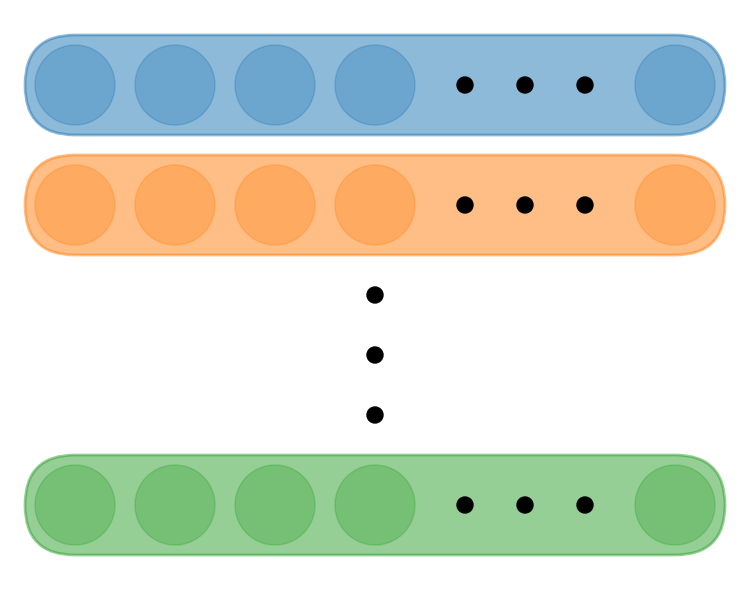
#> input picture manufigures/beamSparseMat/part1.png, 750 x 590 px, found by its file name
$ python beamSparseMatGen.py
#> lines starting #> are read from the running program, lines starting #| are printed output that depends on the picture
import os
import numpy as np
import matplotlib.pyplot as plt
import matplotlib.colors as mcolors
import matplotlib.patches as patches
import random
from skimage.transform import resize

figuresFolder = "/data/qifan/AAPM2024/manufigures"
topicFolder = os.path.join(figuresFolder, "beamSparseMat")
if not os.path.isdir(topicFolder):
    os.mkdir(topicFolder)

colors = list(mcolors.TABLEAU_COLORS.values()) + list(mcolors.XKCD_COLORS.values())

# [244 lines left out: functions figurePart1, figurePart2, calcIntersection, figurePart3, not called in this run]


def beamSparseMatGroup():
    part1 = os.path.join(topicFolder, "part1.png")
    part2 = os.path.join(topicFolder, "part2.png")
    part3 = os.path.join(topicFolder, "part3.png")

    part1 = plt.imread(part1)
#> part1 is the input picture: shape (590, 750, 4) float32; mean R, G, B, A 0.842, 0.866, 0.81, 1
    part2 = plt.imread(part2)
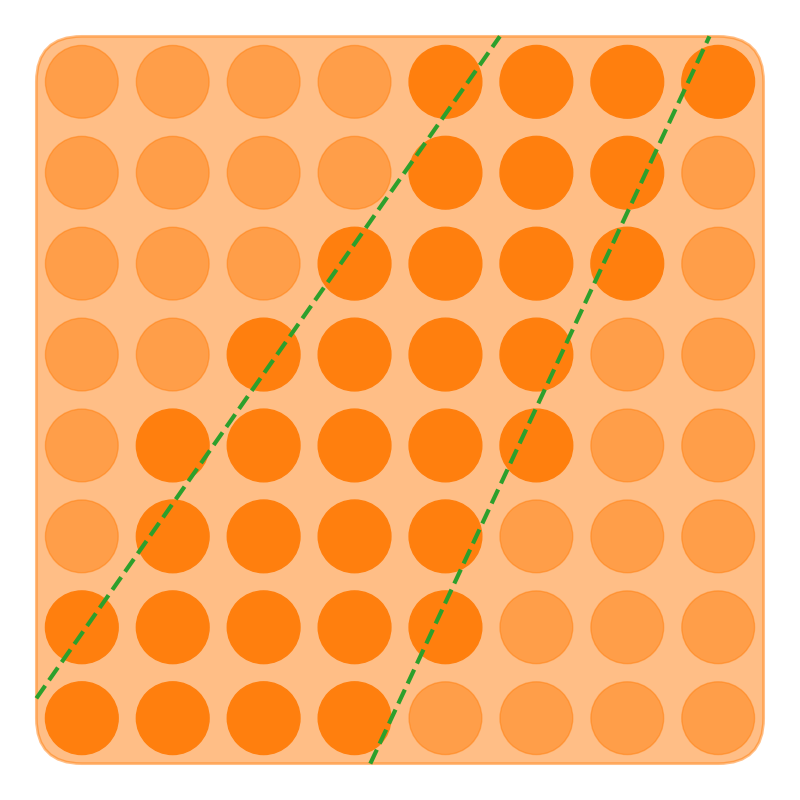
#> input picture manufigures/beamSparseMat/part2.png, 800 x 800 px, found by its file name
#> part2 is the input picture: shape (800, 800, 4) float32; mean R, G, B, A 0.994, 0.708, 0.45, 1
    part3 = plt.imread(part3)
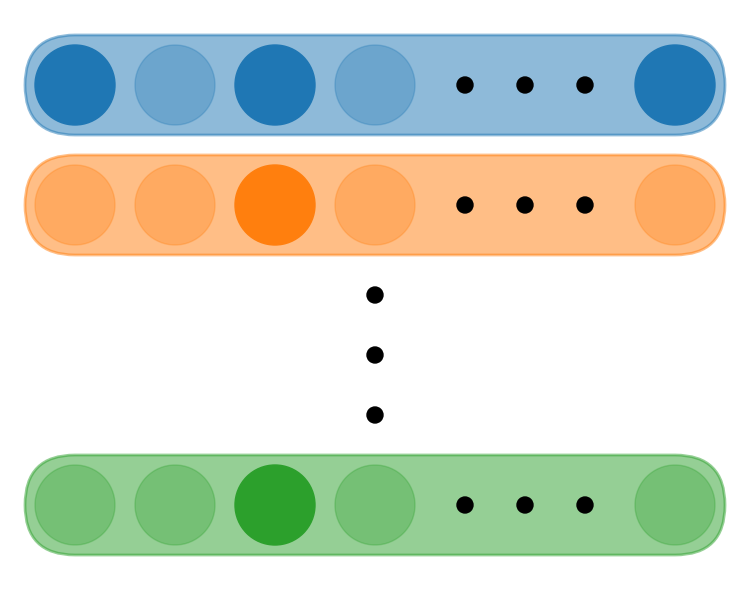
#> input picture manufigures/beamSparseMat/part3.png, 750 x 590 px, found by its file name
#> part3 is the input picture: shape (590, 750, 4) float32; mean R, G, B, A 0.828, 0.856, 0.799, 1

    assert part1.shape == part3.shape
    height = part1.shape[0]
#> height = 590
    shape2 = part2.shape
#> shape2 = (800, 800, 4)
    newShape2 = (height, int(shape2[1] * height / shape2[0]))
#> newShape2 = (590, 590)
    part2 = resize(part2, newShape2)
#> part2: shape (590, 590, 4) float32

    group = np.concatenate((part1, part2, part3), axis=1)
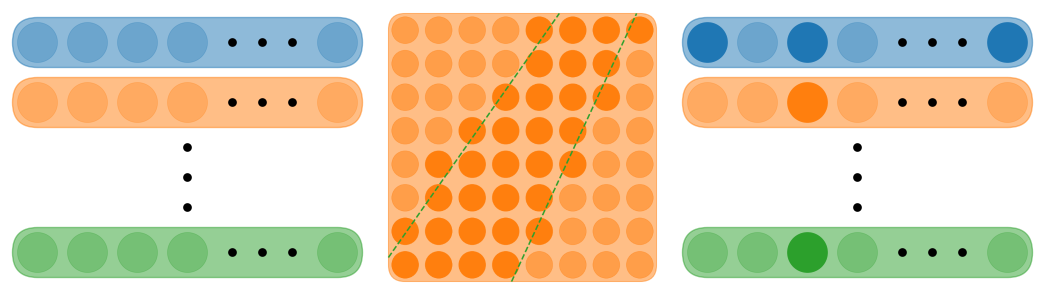
#> group: shape (590, 2090, 4) float32 (shown at 1/2 size); mean R, G, B, A 0.877, 0.818, 0.701, 1
    titleHeight = 50
    titleShape = (titleHeight, group.shape[1], 4)
#> titleShape = (50, 2090, 4)
    titleBand = np.ones(titleShape, dtype=np.float32)
    group = np.concatenate((group, titleBand), axis=0)
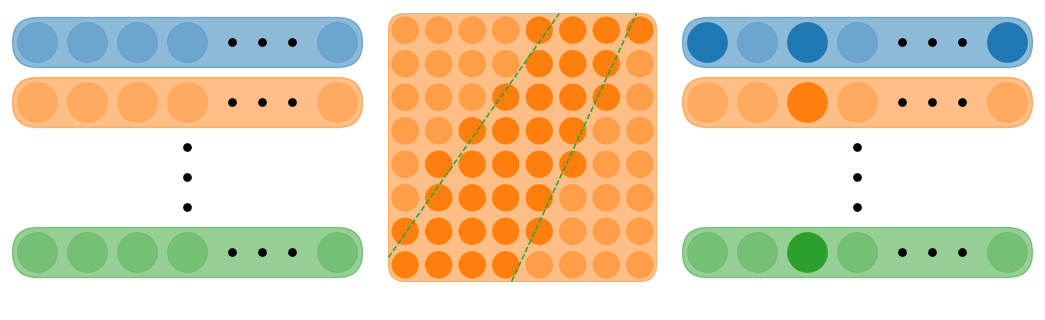
#> group: shape (640, 2090, 4) float32 (shown at 1/2 size); mean R, G, B, A 0.887, 0.832, 0.724, 1
    fig, ax = plt.subplots(figsize=(group.shape[1]/100, group.shape[0]/100), dpi=100)
    ax.imshow(group)

    # add labels
    coords1 = (part1.shape[1] / 2, height + titleHeight / 3)
#> coords1 = (375, 606.7)
    ax.text(coords1[0], coords1[1], "(a)", fontsize=40,
        horizontalalignment="center", verticalalignment="center")
    coords2 = (part1.shape[1] + part2.shape[1] / 2, height + titleHeight / 3)
#> coords2 = (1045, 606.7)
    ax.text(coords2[0], coords2[1], "(b)", fontsize=40,
        horizontalalignment="center", verticalalignment="center")
    coords3 = (part1.shape[1] + part2.shape[1] + part3.shape[1] / 2, height + titleHeight / 3)
#> coords3 = (1715, 606.7)
    ax.text(coords3[0], coords3[1], "(c)", fontsize=40)

    ax.axis("off")
    fig.subplots_adjust(left=0, right=1, top=1, bottom=0)
    figurePath = os.path.join(topicFolder, "beamSparseMat.png")
    plt.savefig(figurePath)
    plt.close(fig)
    plt.clf()


if __name__ == "__main__":
    # figurePart1()
    # figurePart2()
    # figurePart3()
    beamSparseMatGroup()
